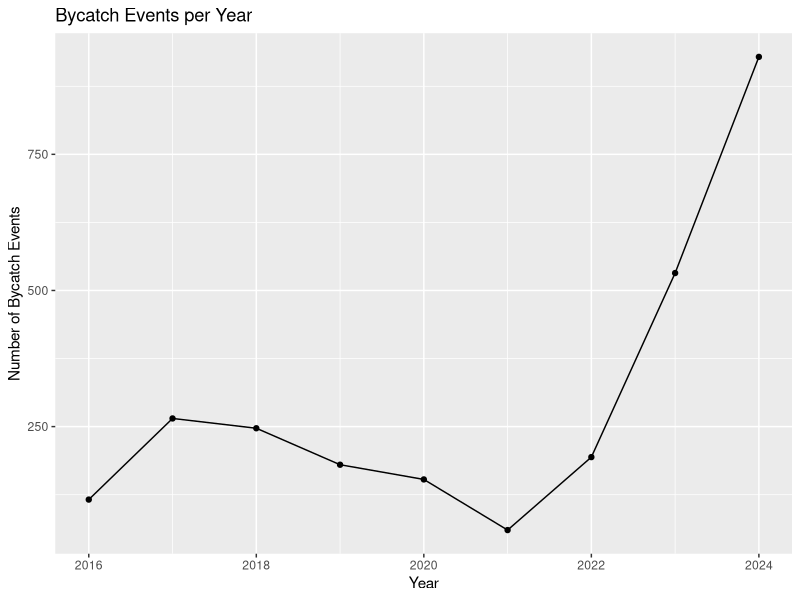
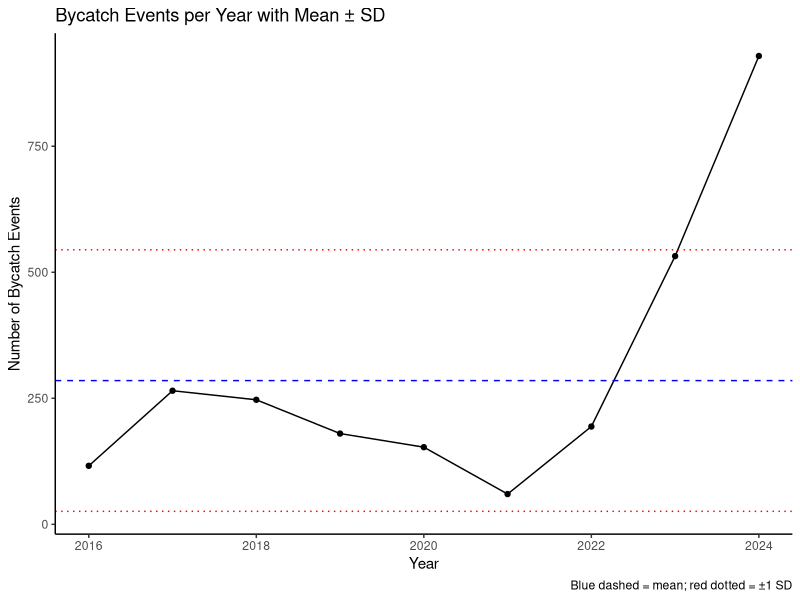
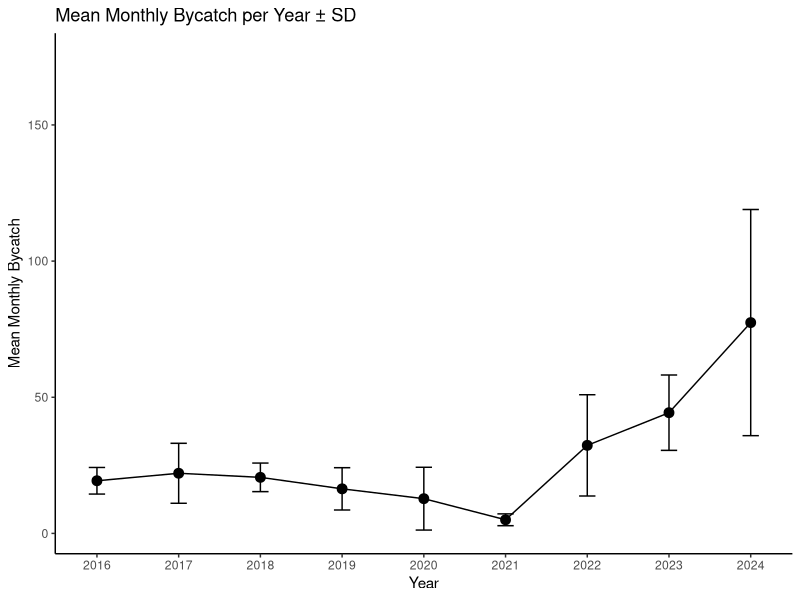

Reproduce these figures in R, in order.
## ---- chunk 1
bycatch_rawdata <- read.csv("data/bycatchdata.csv")
head(bycatch_rawdata)
## ---- chunk 2
library(tidyverse)
## ---- chunk 3
bycatch_cleaned <- bycatch_rawdata %>% 
  # For all character/text columns, trim whitespace and apply title case.
  mutate(across(where(is.character), ~ str_to_title(str_trim(.)))) %>%
  # Replace "Dead" with "Deceased" in Fate column
  mutate(Fate = if_else(Fate == "Dead", "Deceased", Fate))
## ---- chunk 4
# Count total missing values in each column
colSums(is.na(bycatch_cleaned))

# Count total missing values in the whole dataset
sum(is.na(bycatch_cleaned))
## ---- chunk 5
library(lubridate)
library(dplyr)

# Prepare yearly count data
bycatchperyear <- bycatch_cleaned %>%
  mutate(Year = year(dmy(Date))) %>%
  count(Year)

summary_stats <- bycatchperyear %>%
  summarise(
    mean_bycatch = mean(n),
    sd_bycatch = sd(n),
    min_bycatch = min(n),
    max_bycatch = max(n),
    median_bycatch = median(n),
    n_years = n()
  )
## ---- chunk 6
# Line plot of bycatch per year
ggplot(bycatchperyear, aes(x = Year, y = n)) +
  geom_line() +
  geom_point() +
  labs(title = "Bycatch Events per Year",
       y = "Number of Bycatch Events",
       x = "Year")

## ---- chunk 7
# Calculate mean and SD
mean_bycatch <- mean(bycatchperyear$n)
sd_bycatch <- sd(bycatchperyear$n)

# Plot with SD and mean
ggplot(bycatchperyear, aes(x = Year, y = n)) +
  geom_line() +
  geom_point() +
  geom_hline(yintercept = mean_bycatch, linetype = "dashed", color = "blue") +
  geom_hline(yintercept = mean_bycatch + sd_bycatch, linetype = "dotted", color = "red") +
  geom_hline(yintercept = mean_bycatch - sd_bycatch, linetype = "dotted", color = "red") +
  labs(title = "Bycatch Events per Year with Mean ± SD",
       y = "Number of Bycatch Events",
       x = "Year",
       caption = "Blue dashed = mean; red dotted = ±1 SD") +
  theme_classic()
## ---- chunk 8
# Step 1: Add Year and Month
bycatch_monthly <- bycatch_cleaned %>%
  mutate(
    Date = dmy(Date),
    Year = year(Date),
    Month = month(Date, label = TRUE)
  ) %>%
  count(Year, Month)

# Step 2: Summarize by year (mean monthly bycatch ± SD)
yearly_summary <- bycatch_monthly %>%
  group_by(Year) %>%
  summarise(
    mean_bycatch = mean(n),
    sd_bycatch = sd(n),
    .groups = "drop"
  )

# Step 3: Plot mean ± SD
ggplot(yearly_summary, aes(x = Year, y = mean_bycatch)) +
  geom_point(size = 3) +
  geom_line() +
  geom_errorbar(aes(ymin = mean_bycatch - sd_bycatch, ymax = mean_bycatch + sd_bycatch), width = 0.2) +
  labs(
    title = "Mean Monthly Bycatch per Year ± SD",
    y = "Mean Monthly Bycatch",
    x = "Year"
  ) +
  theme_classic() +
  scale_x_continuous(breaks = unique(yearly_summary$Year))
## ---- chunk 9
# Step 1: Count total bycatch per year
bycatch_yearly <- bycatch_cleaned %>%
  mutate(Year = year(dmy(Date))) %>%
  count(Year)

# Step 2: Calculate mean and SD
mean_bycatch <- mean(bycatch_yearly$n)
sd_bycatch <- sd(bycatch_yearly$n)

# Step 3: Plot with shaded SD area
bycatch_yearly_plot <- ggplot(bycatch_yearly, aes(x = Year, y = n)) +
  # Shaded ribbon for ±1 SD
  geom_ribbon(aes(ymin = mean_bycatch - sd_bycatch, ymax = mean_bycatch + sd_bycatch),
              fill = "lightblue", alpha = 0.3) +
  # Mean line
  geom_hline(yintercept = mean_bycatch, linetype = "dashed", color = "blue") +
  # Line and points
  geom_line(color = "black", size = 1) +
  geom_point(color = "black", size = 2) +
  labs(
    y = "Number of Bycatch Events",
    x = "Year",
    caption = "Dashed line = mean; shaded area = ±1 SD"
  ) +
  theme_classic(base_size = 14) +
  theme(
    axis.title = element_text(face = "bold" )
  )
